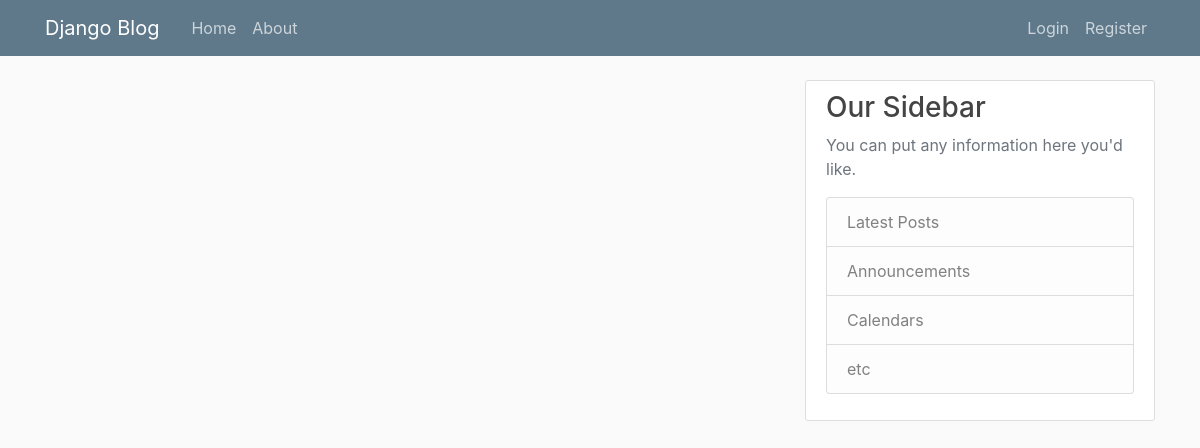
The app's page /, older data.
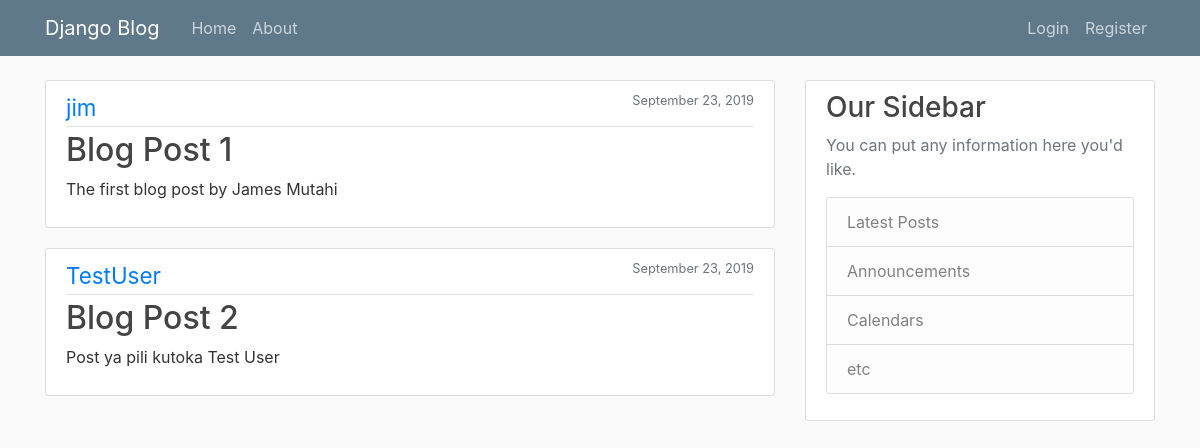
The same page, newer data.
### blog/models.py (models this page shows, shortened)
class Post(models.Model):
    title = models.CharField(max_length=100)
    content = models.TextField()
    date_posted = models.DateTimeField(default=timezone.now)
    author = models.ForeignKey(User, on_delete=models.CASCADE)

### blog/views.py (the view)
# urls.py: path('', views.home, name='blog-home'),
def home(request):
    context = {
        'posts': Post.objects.all()
    }
    return render(request, 'blog/home.html', context)

### blog/templates/blog/home.html
{% extends "blog/base.html" %}
{% block content %}
    {% for post in posts %}
        <article class="media content-section">
          <div class="media-body">
            <div class="article-metadata">
              <a class="author-text" href="#">{{ post.author }}</a>
              <small class="text-muted float-right">{{ post.date_posted|date:"F d, Y" }}</small>
            </div>
            <h2><a class="article-title" href="#">{{ post.title }}</a></h2>
            <p class="article-content">{{ post.content }}</p>
          </div>
        </article>
    {% endfor %}
{% endblock content %}

### blog/templates/blog/base.html (shortened to what this page needs)
{% load static %}
<!DOCTYPE html>
<html>
<head>
    <link rel="stylesheet" href="https://maxcdn.bootstrapcdn.com/bootstrap/4.0.0/css/bootstrap.min.css">
    <link rel="stylesheet" type="text/css" href="{% static 'blog/main.css' %}">
</head>
<body>
    <header class="site-header">
      <nav class="navbar navbar-expand-md navbar-dark bg-steel fixed-top">
        <div class="container">
          <a class="navbar-brand mr-4" href="{% url 'blog-home' %}">Django Blog</a>
          <div class="collapse navbar-collapse" id="navbarToggle">
            <div class="navbar-nav mr-auto">
              <a class="nav-item nav-link" href="{% url 'blog-home' %}">Home</a>
              <a class="nav-item nav-link" href="{% url 'blog-about' %}">About</a>
            </div>
            <div class="navbar-nav">
              <a class="nav-item nav-link" href="{% url 'login' %}">Login</a>
              <a class="nav-item nav-link" href="{% url 'register' %}">Register</a>
            </div>
          </div>
        </div>
      </nav>
    </header>
    <main role="main" class="container">
      <div class="row">
        <div class="col-md-8">
          {% block content %}{% endblock %}
        </div>
        <div class="col-md-4">
          <div class="content-section">
            <h3>Our Sidebar</h3>
            <p class='text-muted'>You can put any information here you'd like.
              <ul class="list-group">
                <li class="list-group-item list-group-item-light">Latest Posts</li>
                <li class="list-group-item list-group-item-light">Announcements</li>
                <li class="list-group-item list-group-item-light">Calendars</li>
                <li class="list-group-item list-group-item-light">etc</li>
              </ul>
            </p>
          </div>
        </div>
      </div>
    </main>
</body>
</html>

### blog/static/blog/main.css (style rules this page uses)
body { background: #fafafa; color: #333333; margin-top: 5rem; }
h1, h2, h3, h4, h5, h6 { color: #444444; }
ul { margin: 0; }
.bg-steel { background-color: #5f788a; }
.site-header .navbar-nav .nav-link { color: #cbd5db; }
.content-section { background: #ffffff; padding: 10px 20px; border: 1px solid #dddddd; border-radius: 3px; margin-bottom: 20px; }
.article-title { color: #444444; }
.article-content { white-space: pre-line; }
.article-metadata { padding-bottom: 1px; margin-bottom: 4px; border-bottom: 1px solid #e3e3e3 }
.author-text { font-size: 1.4rem; }

Row changes from the older to the newer data that the page shows:
added Post: author "jim", date_posted "September 23, 2019", title "Blog Post 1", content "The first blog post by James Mutahi"
added Post: author "TestUser", date_posted "September 23, 2019", title "Blog Post 2", content "Post ya pili kutoka Test User"
